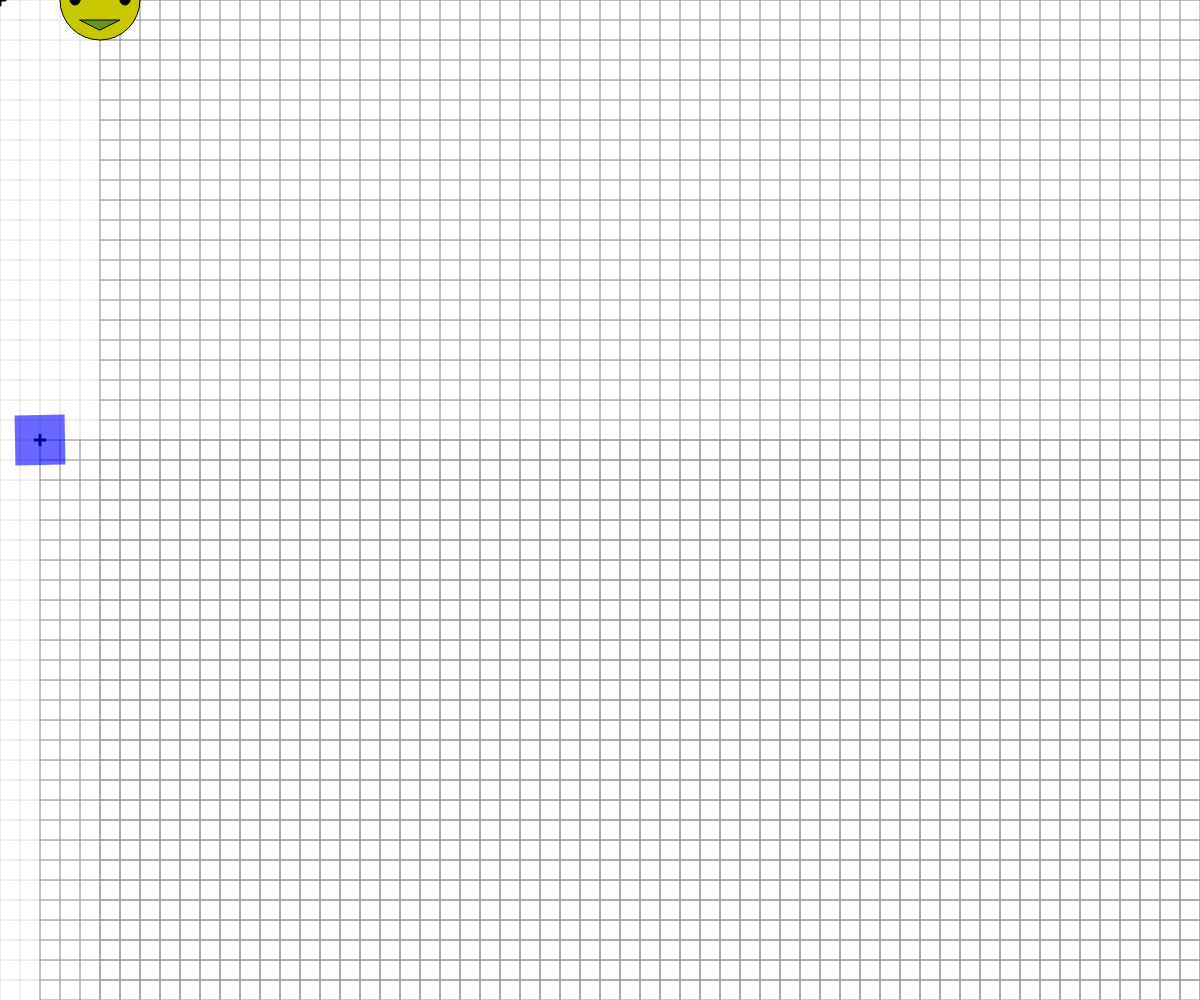
Frame 1 (no input)
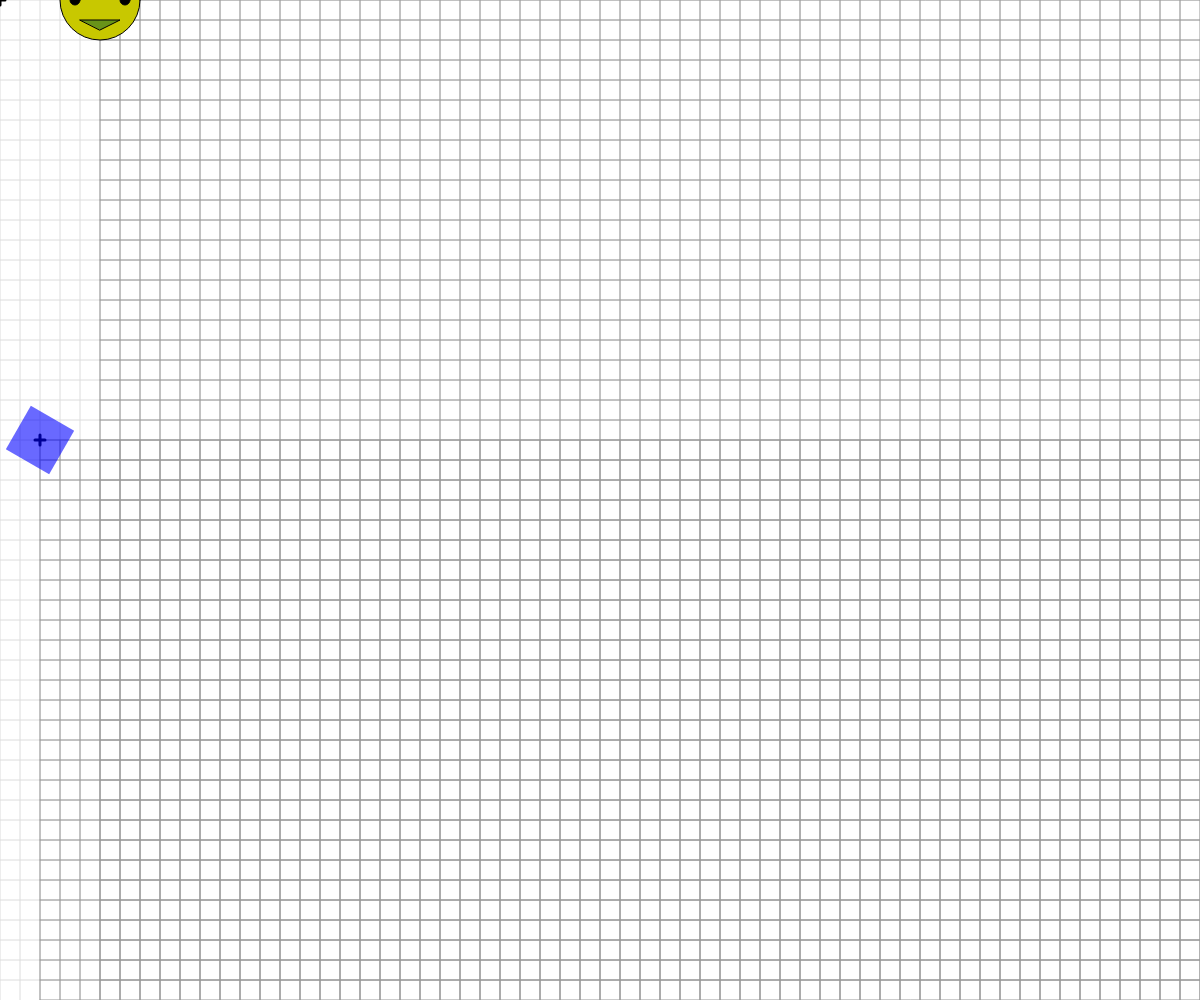
Frame 60 (no input)
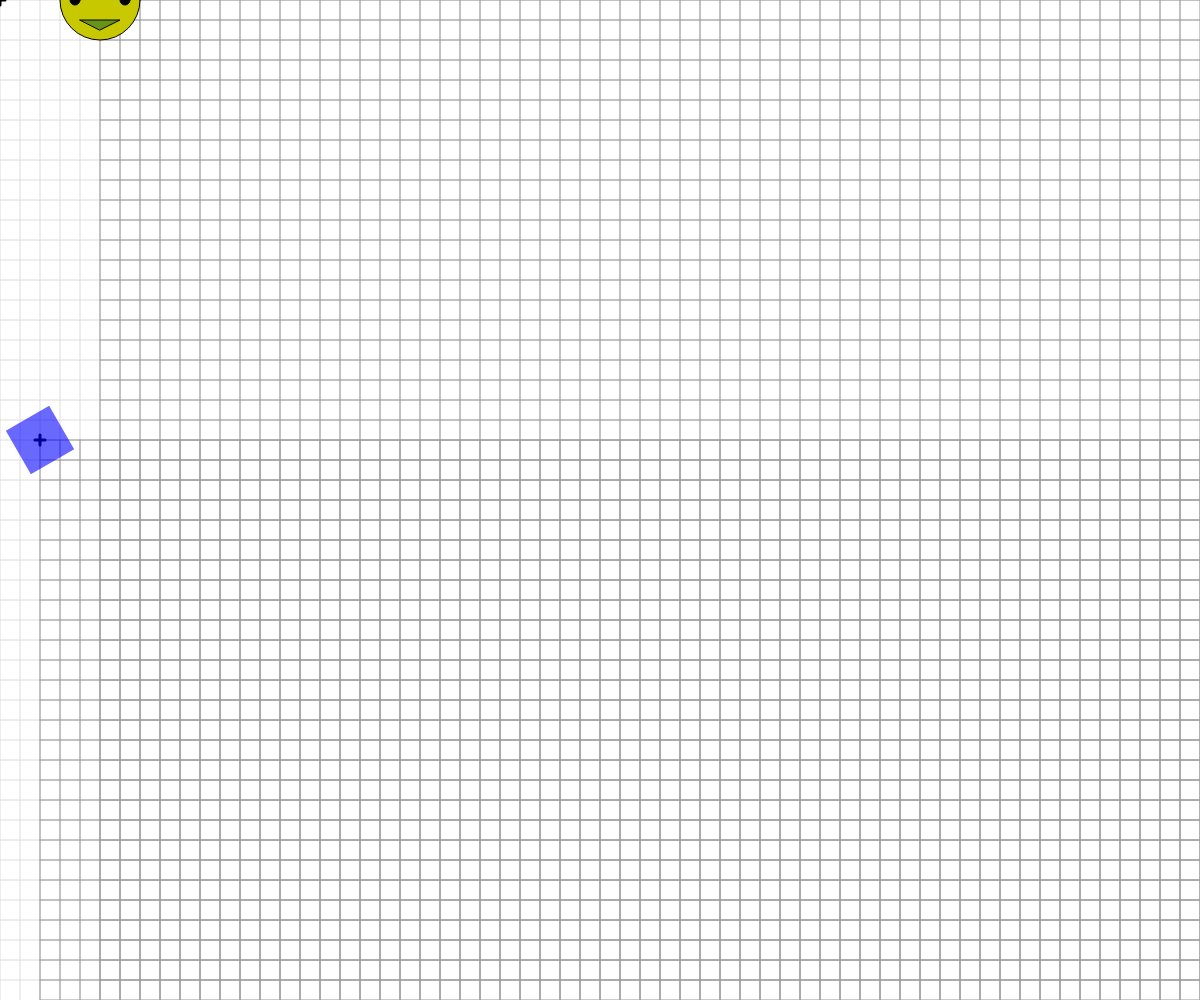
Frame 120 (the mouse pressed at the canvas centre since frame 60)

The p5.js sketch that drew these frames (run headless with seeded random() and noise() and a simulated clock; from frame 60 on, the mouse is pressed at the canvas centre):

// p5.js sketch
// ── sketch.js
// Basic Transformations Sandbox


let originalSpacing = 20;


function setup() {
  createCanvas(windowWidth, windowHeight);
}

function draw() {
  background(255);
  drawBasicGrid(220);
 

  //transformation one: TRANSLATION
  push();
  translate(100,0);
  scale(1);
  drawBasicGrid(150);
  //rectangleRed(100,40);
  face(0,0);
  pop();

  push();
  translate(0,200);
  translate(40,240);
  rectMode(CENTER);
  drawBasicGrid(150);
  rotate(radians(-frameCount));
  rectangleBlue(0, 0);
  pop();

 

  //add push()  pop()




  //transformation two: SCALE




  //transformation three: ROTATION
  //reminder: rotations are measured in radians, not degrees! Functions can help with the conversion...
 


  //Combinations of Transformations

  

}


function face(x, y) {
  //draw a face at x,y
  push();
  translate(x,y);
  ellipseMode(CENTER);
  fill(200,200,0);
  stroke(0);
  ellipse(0,0,80,80);
  fill(90, 140, 30, 220);
  triangle(-20, 20, 20, 20, 0, 30);
  fill(0);
  ellipse(-25,0,10,10);
  ellipse(25,0,10,10);
  strokeWeight(5);
  line(-30,-10,30,-10);
  strokeWeight(1);
  pop();

}

function rectangleRed(x, y) {
  //draw a red rectangle at x,y (sized 50 pixels square) - to visualize what happens to the coordinate system
  //when different basic transformations are applied.
  noStroke();
  fill(255, 0, 0, 150);
  rect(x, y, 50, 50);

}

function rectangleBlue(x, y) {
  //draw a red rectangle at x,y (sized 50 pixels square) - to visualize what happens to the coordinate system
  //when different basic transformations are applied.
  noStroke();
  fill(0, 0, 255, 150);
  rect(x, y, 50, 50);

}

function drawBasicGrid(shade) {
  //draw the normal cartesian Coordinate Grid, in a light color. Spaced at 20 px by default
  stroke(shade);
  for (let x = 0; x < width; x += 20) {
    line(x, 0, x, height);
  }
  for (let y = 0; y < height; y += 20) {
    line(0, y, width, y);
  }

  //Draw "X" at the origin
  strokeWeight(3);
  stroke(0);
  line(-5,0,5,0);
  line(0,5,0,-5);
  strokeWeight(1);
}
